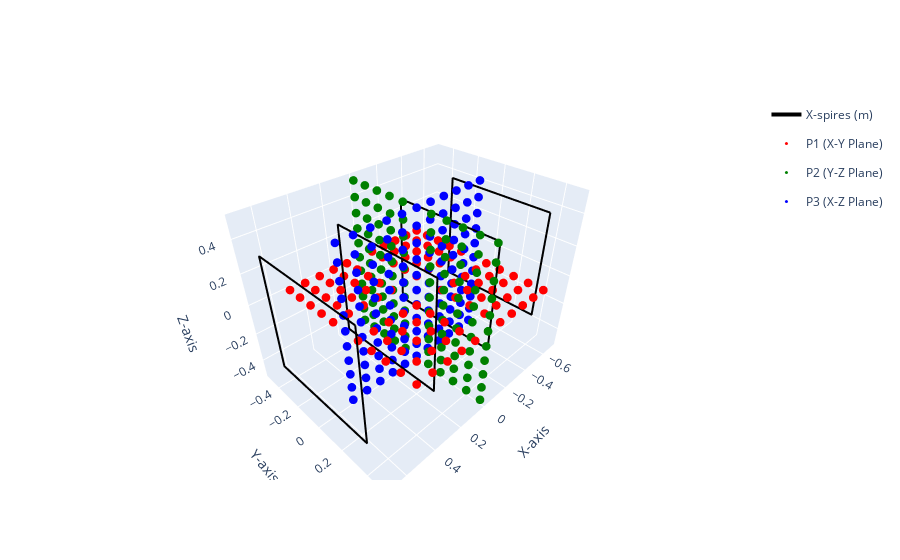

Notebook code cell kept with this figure:
### Code cell
# Generar grid
#X, Y, Z = sim.generate_range([-1.5*(np.sum(X_coil.h)/2), 1.5*(np.sum(X_coil.h)/2)], step_size_x = grid_length_size)

hplot.plot_grid(X, Y, Z, f0)

### Figure 1 — Plotly figure (JSON) as saved in the notebook; plotly's stock layout.template omitted (floating-point values rounded to 4 significant figures; data arrays with more than 128 entries replaced by an {"elided": "..."} marker saying what was removed)
{"data": [{"legendgroup": "X-spires (m)", "line": {"color": "black", "width": 4}, "mode": "lines", "name": "X-spires (m)", "showlegend": true, "type": "scatter3d", "x": {"elided": "400 float values"}, "y": {"elided": "400 float values"}, "z": {"elided": "400 float values"}}, {"legendgroup": "X-spires (m)", "line": {"color": "black", "width": 4}, "mode": "lines", "showlegend": false, "type": "scatter3d", "x": {"elided": "400 float values"}, "y": {"elided": "400 float values"}, "z": {"elided": "400 float values"}}, {"legendgroup": "X-spires (m)", "line": {"color": "black", "width": 4}, "mode": "lines", "showlegend": false, "type": "scatter3d", "x": {"elided": "400 float values"}, "y": {"elided": "400 float values"}, "z": {"elided": "400 float values"}}, {"legendgroup": "X-spires (m)", "line": {"color": "black", "width": 4}, "mode": "lines", "showlegend": false, "type": "scatter3d", "x": {"elided": "400 float values"}, "y": {"elided": "400 float values"}, "z": {"elided": "400 float values"}}, {"marker": {"color": "red", "size": 3}, "mode": "markers", "name": "P1 (X-Y Plane)", "type": "scatter3d", "x": {"elided": "169 float values"}, "y": {"elided": "169 float values"}, "z": {"elided": "620 int values"}}, {"marker": {"color": "green", "size": 3}, "mode": "markers", "name": "P2 (Y-Z Plane)", "type": "scatter3d", "x": {"elided": "169 int values"}, "y": {"elided": "169 float values"}, "z": {"elided": "169 float values"}}, {"marker": {"color": "blue", "size": 3}, "mode": "markers", "name": "P3 (X-Z Plane)", "type": "scatter3d", "x": {"elided": "169 float values"}, "y": {"elided": "169 int values"}, "z": {"elided": "169 float values"}}], "layout": {"scene": {"xaxis": {"title": {"text": "X-axis"}}, "yaxis": {"title": {"text": "Y-axis"}}, "zaxis": {"title": {"text": "Z-axis"}}}}}
